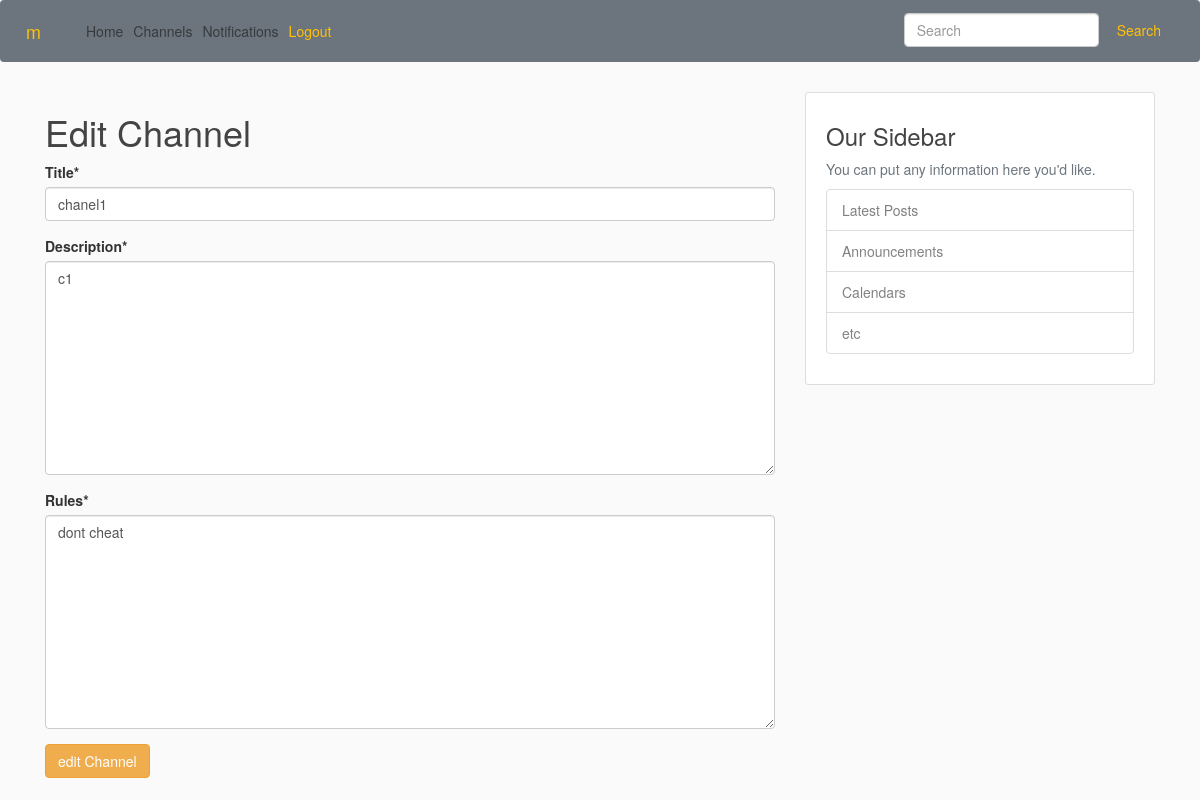
Screenshot of /channels/9/edit/?next=/channels (signed in) with the database file from the repository.
### blog/models.py (models this page shows)
class Chanel(models.Model):
    title = models.CharField(max_length=200)
    description = models.TextField()
    rules = models.TextField()
    admin = models.ForeignKey(User, on_delete=models.CASCADE, related_name='%(class)s_admin')
    authors = models.ManyToManyField(User, related_name='%(class)s_authors')
    followers = models.ManyToManyField(User, related_name='%(class)s_followers')

### blog/views.py (the view)
# urls.py: path('channels/<int:pk>/edit/', views.edit_channel, name='edit_channel'),
def edit_channel(request, pk):
    ch = get_object_or_404(Chanel, pk=pk)
    if request.method == "POST":
        form = channelForm(request.POST, instance=ch)
        if form.is_valid():
            ch = form.save(commit=False)
            ch.author = request.user
            ch.save()
            next = request.POST.get('next', '/')
            return HttpResponseRedirect(next, messages.success(request, 'Channel updated.'))
    else:
        form = channelForm(instance=ch)
    return render(request, 'blog/edit_channel.html', {'form': form})

### blog/forms.py
class channelForm(forms.ModelForm):
    class Meta:
        model = Chanel
        fields = ('title', 'description', 'rules')

### blog/templates/blog/edit_channel.html (shortened to what this page needs)
{% extends "blog/base.html" %}
{% load crispy_forms_tags %}
{% block content %}
<h1>Edit Channel</h1>
{% if user.is_authenticated %}
    <form method="POST" class="post-form" >
        {{ form |crispy}}
         <button type="submit" class=" btn btn-warning">edit Channel</button>
    </form>
{% endif %}
{% endblock content %}

### blog/templates/blog/base.html (shortened to what this page needs)
{% load static %}
<!DOCTYPE html>
<html>
<link rel="stylesheet" href="https://stackpath.bootstrapcdn.com/bootstrap/4.3.1/css/bootstrap.min.css">
<link rel="stylesheet" href="https://maxcdn.bootstrapcdn.com/bootstrap/3.3.7/css/bootstrap.min.css">
<link rel="stylesheet" type="text/css" href="{% static 'blog/main.css' %}">
<body>
        <nav class="navbar navbar-expand-md navbar-light bg-secondary mb-5">
            {% if user.is_authenticated %}
                <a class="navbar-brand text-warning" href="{% url 'profile' %}">{{user.username}}</a>
                <div class="collapse navbar-collapse" id="navbarSupportedContent">
                    <ul class="navbar-nav mr-auto">
                      <li class="nav-item">
                        <a class="nav-link" href="{% url 'blog-home' %}">Home</a>
                      </li>
                      <li class="nav-item">
                        <a class="nav-link" href="{% url 'blog-channel' %}">Channels</a>
                      </li>
                      <li class="nav-item">
                        <a class="nav-link" href="{% url 'notification' %}">Notifications</a>
                      </li>
                      <li class="nav-item">
                        <a class="nav-link text-warning" href="{% url 'logout' %}">Logout</a>
                      </li>
                    </ul>
                    <form class="form-inline my-2 my-lg-0" style="float:right; padding-top:7px" action="{% url 'search' %}" method="get">
                      <input class="form-control mr-sm-2" name="q" type="search"  placeholder="Search" aria-label="Search">
                      <button class="btn btn-outline-warning my-2 my-sm-0" type="submit">Search</button>
                    </form>
                </div>
            {% else %}
                <a class="navbar-brand text-warning">Web Project</a>
            {% endif %}
		</nav>
    <main role="main" class="container">
          <div class="row">
            <div class="col-md-8">
                {% block content %}{% endblock %}
            </div>
            <div class="col-md-4">
              <div class="content-section">
                <h3>Our Sidebar</h3>
                <p class='text-muted'>You can put any information here you'd like.
                  <ul class="list-group">
                    <li class="list-group-item list-group-item-light">Latest Posts</li>
                    <li class="list-group-item list-group-item-light">Announcements</li>
                    <li class="list-group-item list-group-item-light">Calendars</li>
                    <li class="list-group-item list-group-item-light">etc</li>
                  </ul>
                </p>
              </div>
            </div>
          </div>
        </main>
</body>
</html>

### blog/static/blog/main.css (style rules this page uses)
body { background: #fafafa; color: #333333; }
h1, h2, h3, h4, h5, h6 { color: #444444; }
ul { margin: 0; }
.content-section { background: #ffffff; padding: 10px 20px; border: 1px solid #dddddd; border-radius: 3px; margin-bottom: 20px; }

### rows the page displays
Chanel: title "chanel1", description "c1", rules "dont cheat"

### other values shown
{{ user.username }} "m"
